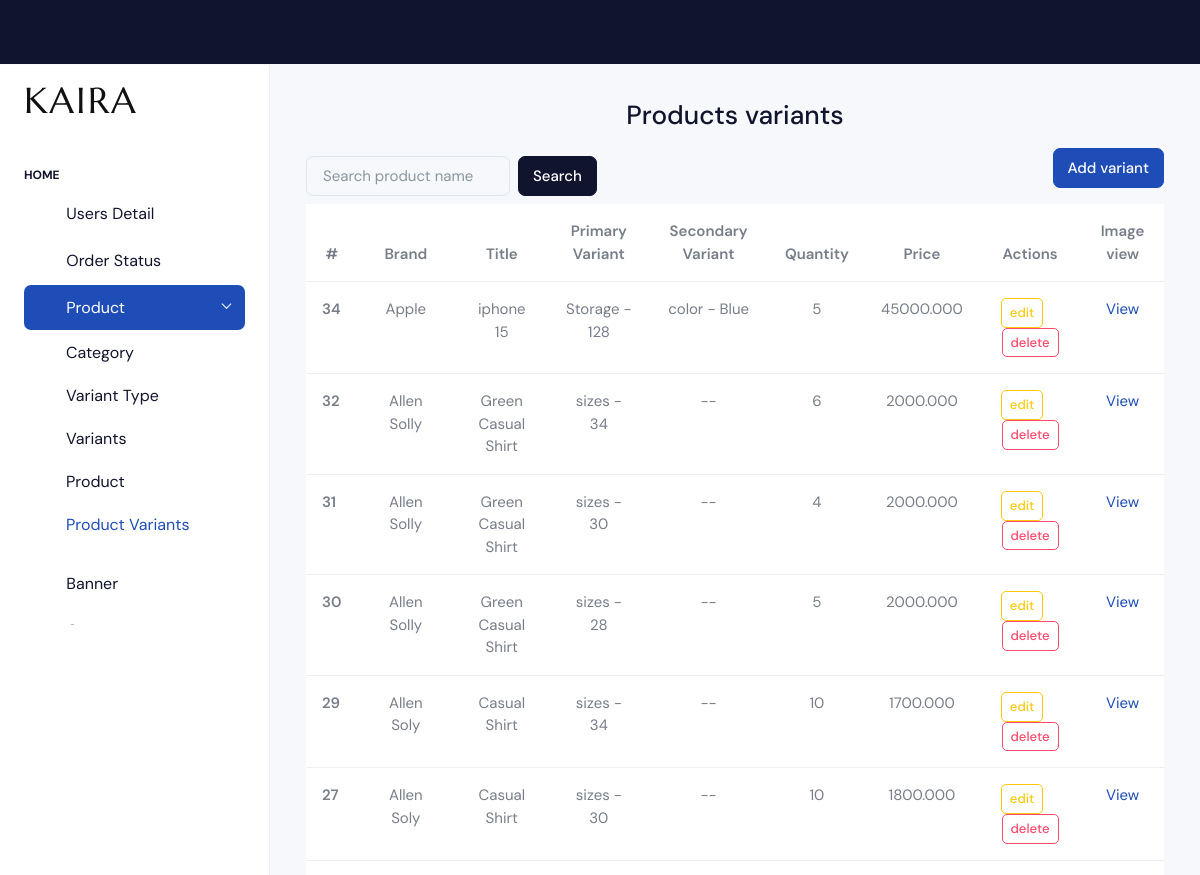
Before: /product_variant_display (signed in, upper part) with the older database file.
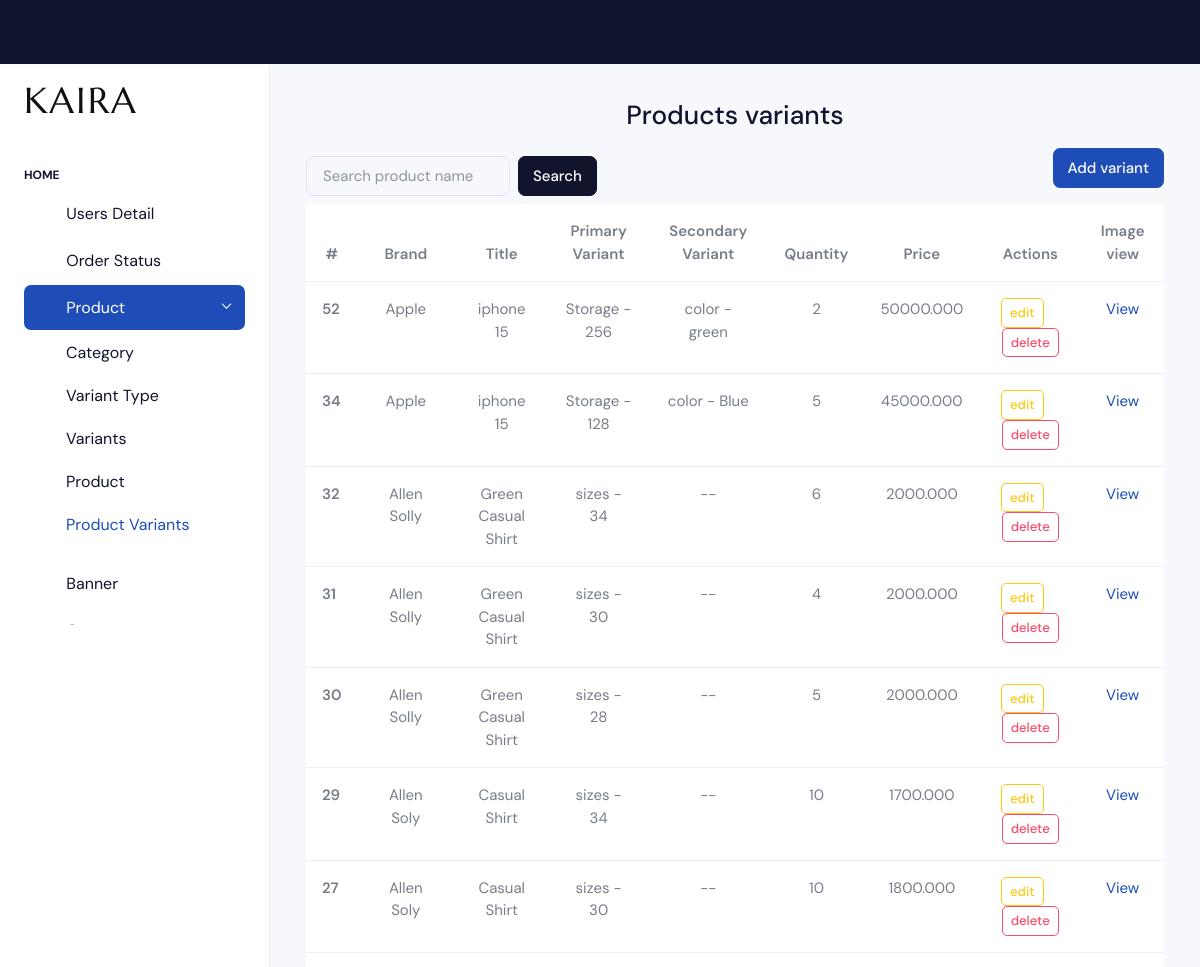
After: the same page with the newer database file.
### Ekartapp/models.py (models this page shows, shortened)
class ProductVariant(models.Model):
    product = models.ForeignKey(Product,on_delete=models.CASCADE, related_name='product_variant')
    primary_variant = models.ForeignKey(Variants,on_delete=models.CASCADE,related_name='primary_product_variant')
    secondary_variant = models.ForeignKey(Variants,on_delete=models.CASCADE,related_name='secondary_product_variant',null=True,blank=True)
    price = models.DecimalField(max_digits=10,decimal_places=3)
    created_at = models.DateTimeField(auto_now_add=True)
    quantity = models.PositiveIntegerField(default=0)
    is_default = models.BooleanField(default=False)
    variant_status = models.BooleanField(default=True)

class Product(models.Model):
    created_by = models.ForeignKey(Custom_User,on_delete=models.CASCADE,related_name='product')
    brand = models.CharField(max_length=300, null=True)
    title=models.CharField(max_length=300)
    description = models.TextField()
    primary_variant = models.ForeignKey(VariantType,on_delete=models.CASCADE,related_name='primary_variant_type')
    secondary_variant = models.ForeignKey(VariantType,on_delete=models.CASCADE,related_name='secondary_variant_type',null=True,blank=True)
    status=models.BooleanField(default=True)
    category = models.ForeignKey(Category,on_delete=models.CASCADE,related_name="category_products")
    created_at = models.DateTimeField(auto_now_add=True)

class Variants(models.Model):
    variant_type = models.ForeignKey(VariantType,on_delete=models.CASCADE,related_name='variants')
    value = models.CharField(max_length=200)
    status = models.BooleanField(default=True)
    def __str__(self):
        return f"{self.variant_type.name} - {self.value}"

class VariantType(models.Model):
    name = models.CharField(max_length=200)
    status = models.BooleanField(default=True)

### Ekartapp/admin_views.py (the view)
# urls.py: path('product_variant_display',admin_views.product_variant_display,name='productVariantDisplay'),
@login_required(login_url='login1')
def product_variant_display(request):
    product_variants = ProductVariant.objects.filter(variant_status=True,product__status=True,product__primary_variant__status=True,primary_variant__status=True).order_by('-created_at')
    filter_product_variant = ProductVariantFilter(request.GET,queryset=product_variants)
    product_variants = filter_product_variant.qs
    return render(request,'admin/variant/productVariantDisplay.html',{'product_variants':product_variants,'filter_product_variant':filter_product_variant})

### template/admin/variant/productVariantDisplay.html
{% extends 'admin/adminDashboard.html' %}
{% load static %}
{% block content %}
<div class="container">
  <div class="row">
     <h3 class="text-center mb-3">Products variants</h3>
    <div class="d-flex justify-content-between flex-row">
                <form method="get" class="d-flex justify-content-end align-items-center gap-2">
                    {{ filter_product_variant.form }}
                <button type="submit" class="btn btn-dark">Search</button>
                </form>
          <a href="{% url 'productDisplay' %}">
            <button class="btn btn-primary mb-3"> Add variant</button>
          </a>
    </div>
    <div class="col">
      <table class="table table-hover">
        <thead>
          <tr>
            <th scope="col" class="text-center">#</th>
            <th scope="col" class="text-center">Brand</th>
            <th scope="col" class="text-center">Title</th>
            <th scope="col" class="text-center">Primary Variant</th>
            <th scope="col" class="text-center"> Secondary Variant</th>
            <th scope="col" class="text-center">Quantity</th>
            <th scope="col" class="text-center">Price</th>
            <th scope="col" class="text-center">Actions</th>
            <th scope="col" class="text-center">Image view </th>
          </tr>
        </thead>
        <tbody>
      {% for variant in product_variants %}
        <tr>
          <th scope="row">{{variant.id}}</th>
          <td class="text-center">{{variant.product.brand}}</td>
          <td class="text-center">{{variant.product.title}}</td>
          <td class="text-center">{{variant.primary_variant}}</td>
          {% if variant.secondary_variant %}
          <td class="text-center">{{variant.secondary_variant}}</td>
          {% else %}
          <td class="text-center">--</td>
          {% endif %}
          <td class="text-center">{{variant.quantity}}</td>
          <td class="text-center">{{variant.price}}</td>
          <td class="text-center">
            <a href="{% url 'productVariantEdit' variant.id %}" class="btn btn-sm btn-outline-warning me-3"> edit </a>
            <a href="{% url 'productVariantDelete' variant.id %}" class="btn btn-sm btn-outline-danger"> delete </a>
          </td>
          <td class="text-center">
              <a href="{% url 'productImage' variant.id %}" class="text-primary"> View </a>
          </td>
        </tr>
        {% endfor %}
        </tbody>
      </table>
    </div>
  </div>
</div>
{% endblock %}

Changed rows visible on the page:
added ProductVariant: id "52", product.brand "Apple", product "iphone 15", primary_variant "Storage - 256", secondary_variant "color - green", quantity "2", price "50000.000"
